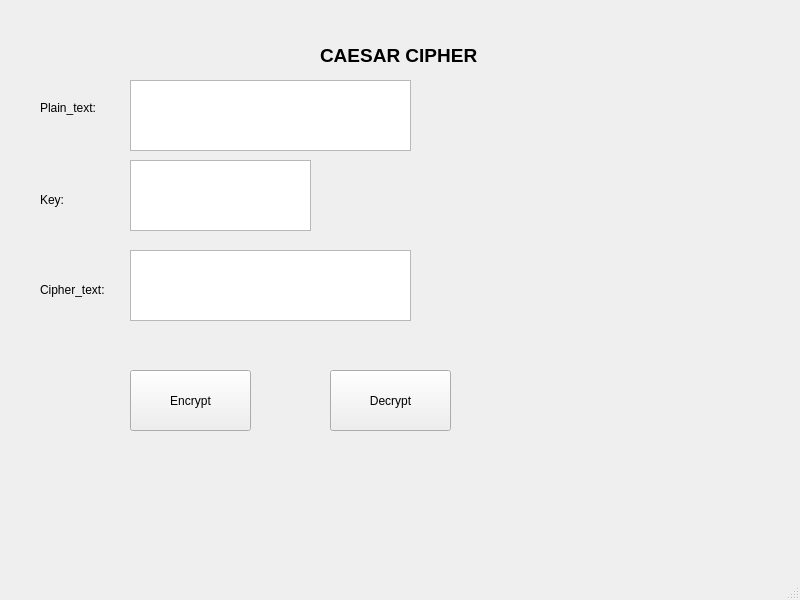
<?xml version="1.0" encoding="UTF-8"?>
<ui version="4.0">
 <class>MainWindow</class>
 <widget class="QMainWindow" name="MainWindow">
  <property name="geometry">
   <rect>
    <x>0</x>
    <y>0</y>
    <width>800</width>
    <height>600</height>
   </rect>
  </property>
  <property name="windowTitle">
   <string>MainWindow</string>
  </property>
  <widget class="QWidget" name="centralwidget">
   <widget class="QLabel" name="label">
    <property name="geometry">
     <rect>
      <x>320</x>
      <y>40</y>
      <width>171</width>
      <height>31</height>
     </rect>
    </property>
    <property name="font">
     <font>
      <pointsize>14</pointsize>
      <weight>75</weight>
      <bold>true</bold>
     </font>
    </property>
    <property name="text">
     <string>CAESAR CIPHER </string>
    </property>
   </widget>
   <widget class="QLabel" name="label_2">
    <property name="geometry">
     <rect>
      <x>40</x>
      <y>100</y>
      <width>61</width>
      <height>16</height>
     </rect>
    </property>
    <property name="text">
     <string>Plain_text:</string>
    </property>
   </widget>
   <widget class="QLabel" name="label_3">
    <property name="geometry">
     <rect>
      <x>40</x>
      <y>190</y>
      <width>47</width>
      <height>20</height>
     </rect>
    </property>
    <property name="text">
     <string>Key:</string>
    </property>
   </widget>
   <widget class="QLabel" name="label_4">
    <property name="geometry">
     <rect>
      <x>40</x>
      <y>280</y>
      <width>71</width>
      <height>20</height>
     </rect>
    </property>
    <property name="text">
     <string>Cipher_text:</string>
    </property>
   </widget>
   <widget class="QPlainTextEdit" name="txt_plain_text">
    <property name="geometry">
     <rect>
      <x>130</x>
      <y>80</y>
      <width>281</width>
      <height>71</height>
     </rect>
    </property>
   </widget>
   <widget class="QPlainTextEdit" name="txt_key">
    <property name="geometry">
     <rect>
      <x>130</x>
      <y>160</y>
      <width>181</width>
      <height>71</height>
     </rect>
    </property>
   </widget>
   <widget class="QPlainTextEdit" name="txt_cipher_text">
    <property name="geometry">
     <rect>
      <x>130</x>
      <y>250</y>
      <width>281</width>
      <height>71</height>
     </rect>
    </property>
   </widget>
   <widget class="QToolButton" name="btn_en">
    <property name="geometry">
     <rect>
      <x>130</x>
      <y>370</y>
      <width>121</width>
      <height>61</height>
     </rect>
    </property>
    <property name="text">
     <string>Encrypt</string>
    </property>
   </widget>
   <widget class="QToolButton" name="btn_de">
    <property name="geometry">
     <rect>
      <x>330</x>
      <y>370</y>
      <width>121</width>
      <height>61</height>
     </rect>
    </property>
    <property name="text">
     <string>Decrypt</string>
    </property>
   </widget>
  </widget>
  <widget class="QMenuBar" name="menubar">
   <property name="geometry">
    <rect>
     <x>0</x>
     <y>0</y>
     <width>800</width>
     <height>21</height>
    </rect>
   </property>
  </widget>
  <widget class="QStatusBar" name="statusbar"/>
 </widget>
 <resources/>
 <connections/>
</ui>
